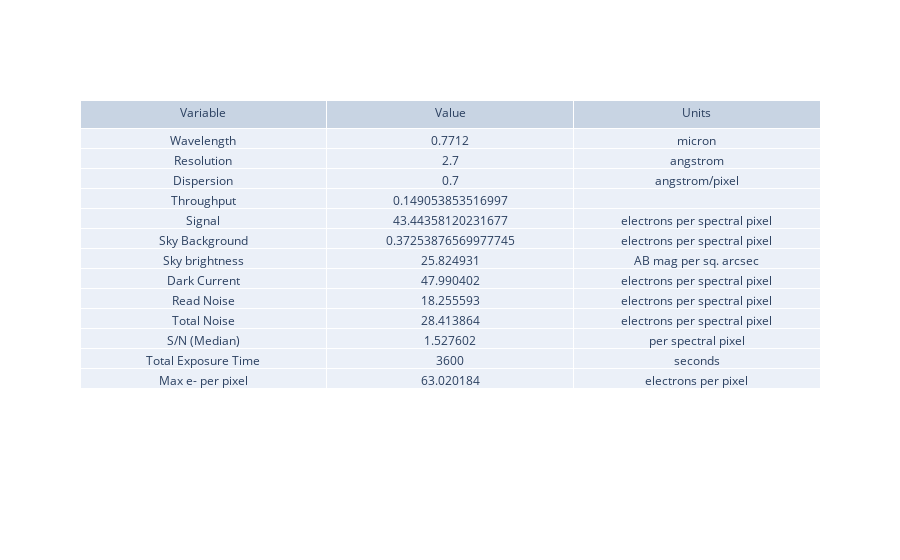

Notebook code cell kept with this figure:
### Markdown cell above
## ETC: Filter, slit mode

### Code cell
#### RUN THE BIG BOI ETC AGAIN

filtered_etc_output = general_etc_serena(userinput, filtered=True, bandpass_filter=bk_filter_gauss_edited)

fig = go.Figure(data=[go.Table(header=dict(values=['Variable', 'Value', 'Units']),
                 cells=dict(values=[
                     filtered_etc_output["summary_struct"]['quant'],
                     filtered_etc_output["summary_struct"]['value'],
                     filtered_etc_output["summary_struct"]['unit']]))
                     ])

fig.show()


#conclusions: lower SN so far

### Figure 1 — Plotly figure (JSON) as saved in the notebook; plotly's stock layout.template omitted (floating-point values rounded to 4 significant figures)
{"data": [{"cells": {"values": [["Wavelength", "Resolution", "Dispersion", "Throughput", "Signal", "Sky Background", "Sky brightness", "Dark Current", "Read Noise", "Total Noise", "S/N (Median)", "Total Exposure Time", "Max e- per pixel"], [0.7712, 2.7, 0.7, 0.1491, 43.44, 0.3725, 25.82, 47.99, 18.26, 28.41, 1.528, 3600, 63.02], ["micron", "angstrom", "angstrom/pixel", "", "electrons per spectral pixel", "electrons per spectral pixel", "AB mag per sq. arcsec", "electrons per spectral pixel", "electrons per spectral pixel", "electrons per spectral pixel", "per spectral pixel", "seconds", "electrons per pixel"]]}, "header": {"values": ["Variable", "Value", "Units"]}, "type": "table"}], "layout": {}}
